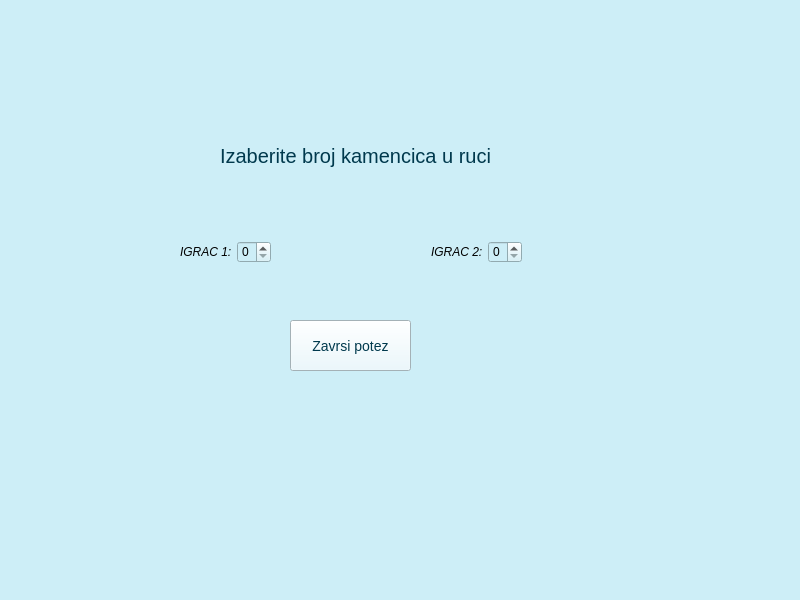
<?xml version="1.0" encoding="UTF-8"?>
<ui version="4.0">
 <class>MainWindow_NovaIgra</class>
 <widget class="QMainWindow" name="MainWindow_NovaIgra">
  <property name="geometry">
   <rect>
    <x>0</x>
    <y>0</y>
    <width>800</width>
    <height>600</height>
   </rect>
  </property>
  <property name="windowTitle">
   <string>MainWindow</string>
  </property>
  <property name="styleSheet">
   <string notr="true">background-color: #CDEEF7;</string>
  </property>
  <widget class="QWidget" name="centralwidget">
   <widget class="QLabel" name="label">
    <property name="geometry">
     <rect>
      <x>220</x>
      <y>130</y>
      <width>271</width>
      <height>51</height>
     </rect>
    </property>
    <property name="styleSheet">
     <string notr="true">color: #00394d;
font-size: 20px;
font-style: bold;</string>
    </property>
    <property name="text">
     <string>Izaberite broj kamencica u ruci!</string>
    </property>
   </widget>
   <widget class="QPushButton" name="pushButton_ZavrsiPotez">
    <property name="geometry">
     <rect>
      <x>290</x>
      <y>320</y>
      <width>121</width>
      <height>51</height>
     </rect>
    </property>
    <property name="styleSheet">
     <string notr="true">color: #00394d;
background-color: #e6f8ff;
font-size: 14px;</string>
    </property>
    <property name="text">
     <string>Zavrsi potez</string>
    </property>
   </widget>
   <widget class="QWidget" name="layoutWidget">
    <property name="geometry">
     <rect>
      <x>180</x>
      <y>240</y>
      <width>91</width>
      <height>24</height>
     </rect>
    </property>
    <layout class="QHBoxLayout" name="horizontalLayout">
     <item>
      <widget class="QLabel" name="label_i1">
       <property name="styleSheet">
        <string notr="true">font-style: italic;</string>
       </property>
       <property name="text">
        <string>IGRAC 1:</string>
       </property>
      </widget>
     </item>
     <item>
      <widget class="QSpinBox" name="spinBox">
       <property name="maximum">
        <number>3</number>
       </property>
      </widget>
     </item>
    </layout>
   </widget>
   <widget class="QWidget" name="layoutWidget">
    <property name="geometry">
     <rect>
      <x>431</x>
      <y>240</y>
      <width>91</width>
      <height>24</height>
     </rect>
    </property>
    <layout class="QHBoxLayout" name="horizontalLayout_2">
     <item>
      <widget class="QLabel" name="label_i2">
       <property name="styleSheet">
        <string notr="true">font-style: italic;</string>
       </property>
       <property name="text">
        <string>IGRAC 2:</string>
       </property>
      </widget>
     </item>
     <item>
      <widget class="QSpinBox" name="spinBox_2">
       <property name="maximum">
        <number>3</number>
       </property>
      </widget>
     </item>
    </layout>
   </widget>
  </widget>
 </widget>
 <resources/>
 <connections/>
</ui>
